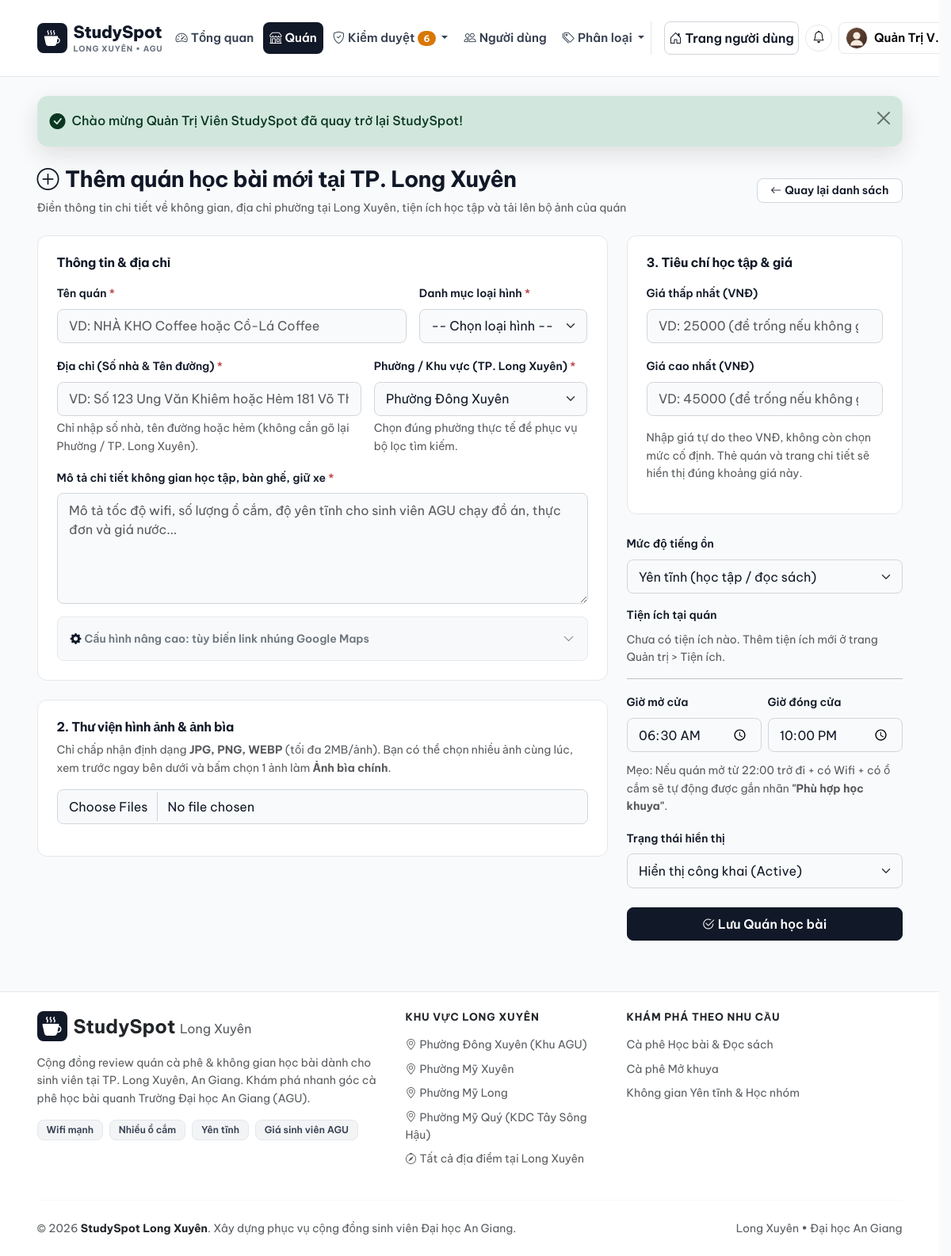
The app's page /admin/place/create (signed in), older data.
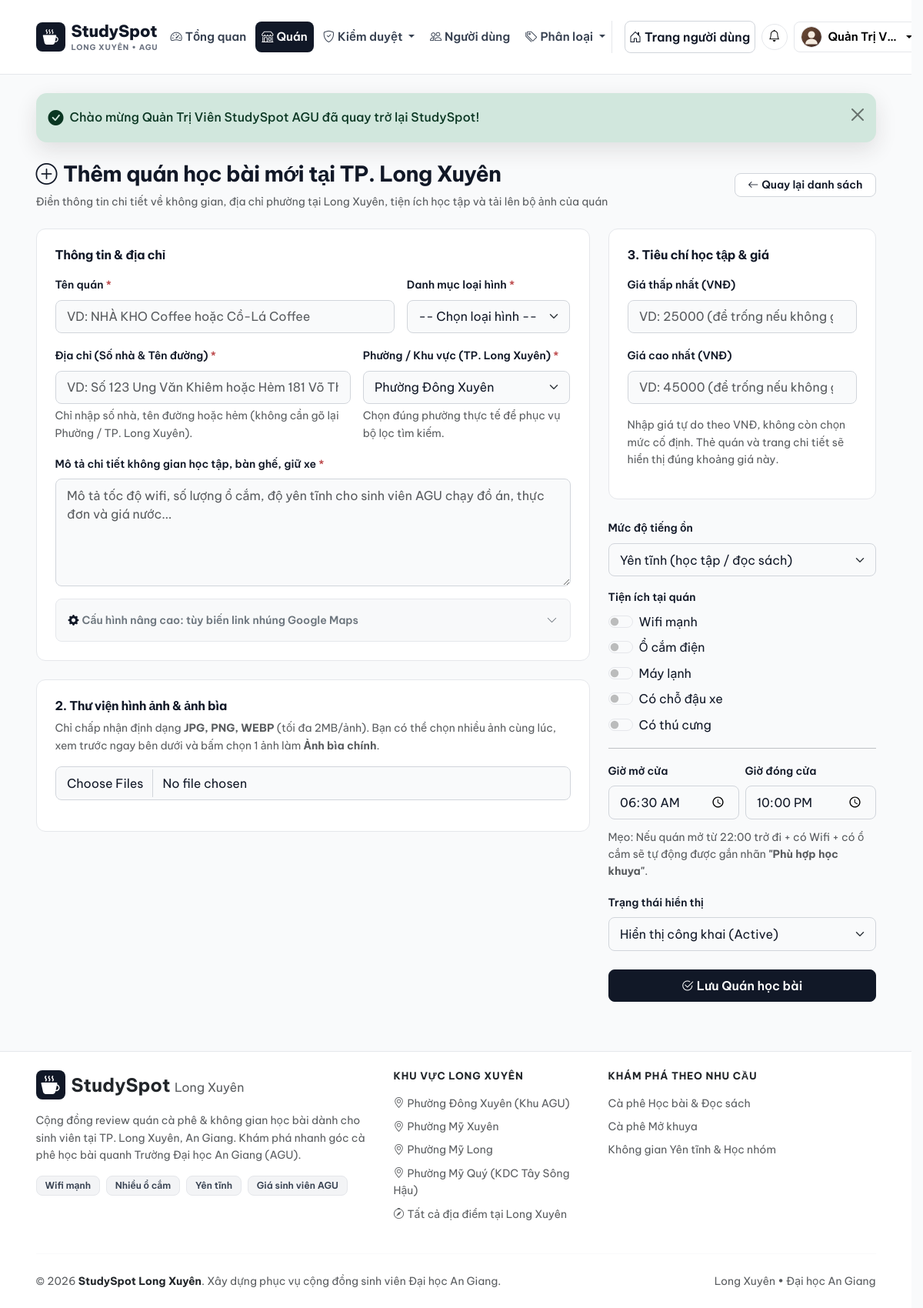
The same page, newer data.
### tables this page shows
CREATE TABLE `amenities` (
  `id` int(10) unsigned NOT NULL AUTO_INCREMENT,
  `name` varchar(100) NOT NULL,
  `slug` varchar(100) NOT NULL,
  `sort_order` int(11) NOT NULL DEFAULT 0,
  `is_active` tinyint(1) NOT NULL DEFAULT 1,
  `created_at` datetime NOT NULL DEFAULT current_timestamp(),
  PRIMARY KEY (`id`),
  UNIQUE KEY `uq_amenities_slug` (`slug`)
);

### controllers/Admin/AdminPlaceController.php (called while the page is built, shortened)
<?php
class AdminPlaceController extends Controller
{
    private Place $placeModel;
    private Category $categoryModel;
    private Amenity $amenityModel;
    public function __construct()
    {
        $this->placeModel = new Place();
        $this->categoryModel = new Category();
        $this->amenityModel = new Amenity();
    }
    private function getLongXuyenDistricts(): array
    {
        $standardWards = [
            'Phường Đông Xuyên',
            'Phường Mỹ Xuyên',
            'Phường Mỹ Long',
            'Phường Mỹ Bình',
            'Phường Mỹ Quý',
            'Phường Bình Khánh',
        ];
        $dbDistricts = $this->placeModel->getDistinctDistricts();
        return array_values(array_unique(array_merge($standardWards, $dbDistricts)));
    }
    public function create(): void
    {
        $categories = $this->categoryModel->getAll();
        $districts = $this->getLongXuyenDistricts();
        $errors = [];
        $old = [
            'category_id'    => '',
            'name'           => '',
            'address'        => '',
            'district'       => 'Phường Đông Xuyên',
            'description'    => '',
            'price_min'      => '',
            'price_max'      => '',
            'amenity_ids'    => [],
            'noise_level'    => 'yen_tinh',
            'open_time'      => '06:30',
            'close_time'     => '22:00',
            'google_map_url' => '',
            'status'         => 'active',
        ];
        $amenities = $this->amenityModel->getAll();
        $this->render('admin/places/create', [
            'pageTitle'  => 'Thêm Quán học bài mới — TP. Long Xuyên',
            'categories' => $categories,
            'districts'  => $districts,
            'amenities'  => $amenities,
            'errors'     => $errors,
            'old'        => $old,
        ], 'admin');
    }
}

### core/Router.php (called while the page is built, shortened)
<?php
class Router
{
    public function dispatch(): void
    {
        $actionSegment = 'index';
        $params = [];
        if (!empty($_GET['url'])) {
            $url = trim(filter_var($_GET['url'], FILTER_SANITIZE_URL), '/');
            $segments = $url !== '' ? explode('/', $url) : [];
            if (!empty($segments) && strtolower($segments[0]) === 'admin') {
                array_shift($segments);
                $controllerSegment = !empty($segments[0]) ? array_shift($segments) : 'dashboard';
                $actionSegment = !empty($segments[0]) ? array_shift($segments) : 'index';
                $params = $segments;
            } else {
                $controllerSegment = !empty($segments[0]) ? array_shift($segments) : 'home';
                $actionSegment = !empty($segments[0]) ? array_shift($segments) : 'index';
                $params = $segments;
            }
        }
        $actionMethod = $this->camelCase($actionSegment);
        $controllerObject = new $controllerClass();
        call_user_func_array([$controllerObject, $actionMethod], $params);
    }
    private function studlyCase(string $value): string
    {
        $value = str_replace(['-', '_'], ' ', strtolower($value));
        return str_replace(' ', '', ucwords($value));
    }
    private function camelCase(string $value): string
    {
        return lcfirst($this->studlyCase($value));
    }
}

### index.php (called while the page is built, shortened)
<?php
require_once __DIR__ . '/helpers/functions.php';
spl_autoload_register(function (string $className): void {
    $directories = [
        ROOT_PATH . '/core/',
        ROOT_PATH . '/models/',
        ROOT_PATH . '/controllers/',
        ROOT_PATH . '/controllers/Admin/',
    ];
    foreach ($directories as $directory) {
        $file = $directory . $className . '.php';
        if (file_exists($file)) {
            return;
        }
    }
});
$router = new Router();
$router->dispatch();

### helpers/functions.php (called while the page is built, shortened)
<?php
function e(?string $value): string
{
    return htmlspecialchars((string) $value, ENT_QUOTES, 'UTF-8');
}
function base_url(string $path = ''): string
{
    return rtrim(BASE_URL, '/') . '/' . ltrim($path, '/');
}

### core/Session.php (called while the page is built, shortened)
<?php
class Session
{
    public static function flash(string $key, ?string $message = null, string $type = 'success'): ?array
    {
        if (isset($_SESSION['_flash'][$key])) {
            $flash = $_SESSION['_flash'][$key];
            return $flash;
        }
        return null;
    }
    public static function csrfToken(): string
    {
        return $_SESSION['_csrf_token'];
    }
}

### core/Model.php (called while the page is built, shortened)
<?php
class Model
{
    protected static ?PDO $pdo = null;
    public static function getConnection(): PDO
    {
        if (self::$pdo === null) {
            $dsn = sprintf(
                'mysql:host=%s;dbname=%s;charset=%s',
                DB_HOST,
                DB_NAME,
                DB_CHARSET
            );
            $options = [
                PDO::ATTR_ERRMODE            => PDO::ERRMODE_EXCEPTION,
                PDO::ATTR_DEFAULT_FETCH_MODE => PDO::FETCH_ASSOC,
                PDO::ATTR_EMULATE_PREPARES   => false,
            ];
            try {
                self::$pdo = new PDO($dsn, DB_USER, DB_PASS, $options);
            } catch (PDOException $e) {
                http_response_code(500);
                die('<div style="font-family:sans-serif;padding:40px;text-align:center;">
                        <h2>Không thể kết nối Cơ sở dữ liệu</h2>
                        <p>Vui lòng kiểm tra MySQL trong XAMPP và đảm bảo đã tạo CSDL <strong>studyspot</strong>.</p>
                    </div>');
            }
        }
        return self::$pdo;
    }
    protected function query(string $sql, array $params = []): PDOStatement
    {
        $stmt = self::getConnection()->prepare($sql);
        $stmt->execute($params);
        return $stmt;
    }
    protected function fetchAll(string $sql, array $params = []): array
    {
        return $this->query($sql, $params)->fetchAll();
    }
    protected function fetchColumn(string $sql, array $params = []): mixed
    {
        return $this->query($sql, $params)->fetchColumn();
    }
}

### models/Review.php (called while the page is built, shortened)
<?php
class Review extends Model
{
    public function countByStatus(?string $status = null): int
    {
        if ($status !== null) {
            return (int) $this->fetchColumn('SELECT COUNT(*) FROM reviews WHERE status = :status', [':status' => $status]);
        }
        return (int) $this->fetchColumn('SELECT COUNT(*) FROM reviews');
    }
}

### models/ReviewReport.php (called while the page is built, shortened)
<?php
class ReviewReport extends Model
{
    public function countPending(): int
    {
        return (int) $this->fetchColumn("SELECT COUNT(*) FROM review_reports WHERE status = 'pending'");
    }
}

### models/Amenity.php (called while the page is built, shortened)
<?php
class Amenity extends Model
{
    public function getAll(bool $onlyActive = true): array
    {
        $where = $onlyActive ? 'WHERE is_active = 1' : '';
        return $this->fetchAll("SELECT * FROM amenities {$where} ORDER BY sort_order ASC, id ASC");
    }
}

### views/admin/places/create.php (the view, shortened to what the changed rows need)
<div class="d-flex justify-content-between align-items-center mb-4">
    <div>
        <h1 class="page-title"><i class="bi bi-plus-circle me-2"></i>Thêm quán học bài mới tại TP. Long Xuyên</h1>
    </div>
</div>
<form action="<?= base_url('admin/place/create') ?>" method="POST" enctype="multipart/form-data" novalidate>
    <div class="row g-4">
        <div class="col-lg-4">
                <div class="mb-3">
                    <label class="form-label fw-semibold small d-block">Tiện ích tại quán</label>
                    <?php if (empty($amenities)): ?>
                        <p class="text-muted small mb-0">Chưa có tiện ích nào. Thêm tiện ích mới ở trang Quản trị &gt; Tiện ích.</p>
                    <?php else: ?>
                        <?php foreach ($amenities as $am): ?>
                            <div class="form-check form-switch mb-2">
                                <input class="form-check-input" type="checkbox" id="amenity_<?= (int) $am['id'] ?>" name="amenity_ids[]" value="<?= (int) $am['id'] ?>" <?= in_array((int) $am['id'], array_map('intval', $old['amenity_ids'] ?? []), true) ? 'checked' : '' ?>>
                                <label class="form-check-label" for="amenity_<?= (int) $am['id'] ?>"><?= e($am['name']) ?></label>
                            </div>
                        <?php endforeach; ?>
                    <?php endif; ?>
                <hr>
                <div class="row g-2 mb-3">
                    <div class="col-6">
                    </div>
                    <div class="col-6">
                    </div>
                    <div class="col-12">
                    </div>
                </div>
                <div class="mb-4">
                    <label class="form-label fw-semibold small">Trạng thái hiển thị</label>
                    <select name="status" class="form-select">
                    </select>
                </div>
                <button type="submit" class="btn btn-coffee w-100 py-2 fw-semibold rounded-pill">
                    <i class="bi bi-check2-circle me-1"></i>Lưu Quán học bài
                </button>
            </div>
        </div>
    </div>
</form>

### views/layouts/admin.php (shortened to what the changed rows need)
<?php
$flash = Session::flash('alert');
$currentUrl = $_GET['url'] ?? '';
$pendingReviewBadgeCount = 0;
try {
    if (class_exists('Review')) {
        $pendingReviewBadgeCount = (new Review())->countByStatus('pending');
    }
} catch (Throwable $e) {
    $pendingReviewBadgeCount = 0;
}
$pendingReportBadgeCount = 0;
try {
    if (class_exists('ReviewReport')) {
        $pendingReportBadgeCount = (new ReviewReport())->countPending();
    }
} catch (Throwable $e) {
    $pendingReportBadgeCount = 0;
}
?>
<!DOCTYPE html>
<html lang="vi">
<head>
    <link href="https://cdn.jsdelivr.net/npm/bootstrap@5.3.3/dist/css/bootstrap.min.css" rel="stylesheet">
    <link href="https://cdn.jsdelivr.net/npm/bootstrap-icons@1.11.3/font/bootstrap-icons.min.css" rel="stylesheet">
    <link href="<?= base_url('assets/css/style.css') . '?v=' . filemtime(ROOT_PATH . '/assets/css/style.css') ?>" rel="stylesheet">
</head>
<body class="d-flex flex-column min-vh-100 bg-light-warm" data-base-url="<?= e(BASE_URL) ?>" data-csrf="<?= e(Session::csrfToken()) ?>">
    <header class="sticky-top navbar-warm">
        <nav class="navbar navbar-expand-lg py-2">
            <div class="container">
                <div class="collapse navbar-collapse d-none d-lg-flex" id="mainNavbar">
                    <ul class="navbar-nav me-auto mb-2 mb-lg-0 gap-lg-1 flex-lg-nowrap">
                        <li class="nav-item dropdown">
                            <a class="nav-link dropdown-toggle text-nowrap <?= (str_starts_with($currentUrl, 'admin/review') || str_starts_with($currentUrl, 'admin/report')) ? 'active' : '' ?>" href="#" role="button" data-bs-toggle="dropdown" aria-expanded="false">
                                <i class="bi bi-shield-check me-1"></i>Kiểm duyệt<?php if (($pendingReviewBadgeCount + $pendingReportBadgeCount) > 0): ?> <span class="badge rounded-pill badge-pending-count"><?= $pendingReviewBadgeCount + $pendingReportBadgeCount ?></span><?php endif; ?>
                            </a>
                        </li>
                    </ul>
                </div>
            </div>
        </nav>
</header>
    <main class="flex-grow-1">
        <div class="container py-4">
            <?php if (!empty($flash)): ?>
                <div class="alert alert-<?= e($flash['type']) ?> alert-dismissible fade show flash-toast-banner d-flex align-items-center mb-4" role="alert">
                    <i class="bi <?= ($flash['type'] === 'danger') ? 'bi-exclamation-triangle-fill' : 'bi-check-circle-fill' ?> fs-5 me-2"></i>
                    <div class="fw-medium"><?= e($flash['message']) ?></div>
                    <button type="button" class="btn-close" data-bs-dismiss="alert" aria-label="Đóng"></button>
                </div>
            <?php endif; ?>
            <?= $content ?? '' ?>
        </div>
    </main>
</body>
</html>

Row changes from the older to the newer data that the page shows:
added amenities: name "Wifi mạnh"
added amenities: name "Ổ cắm điện"
added amenities: name "Máy lạnh"
added amenities: name "Có chỗ đậu xe"
added amenities: name "Có thú cưng"
Text that changed along with them:
$flash['message']: "Chào mừng Quản Trị Viên StudySpot đã quay trở lại StudySpot!" → "Chào mừng Quản Trị Viên StudySpot AGU đã quay trở lại StudySpot!"
$pendingReviewBadgeCount + $pendingReportBadgeCount: "6" → (not shown)
text no longer shown: "Chưa có tiện ích nào. Thêm tiện ích mới ở trang Quản trị > Tiện ích."
